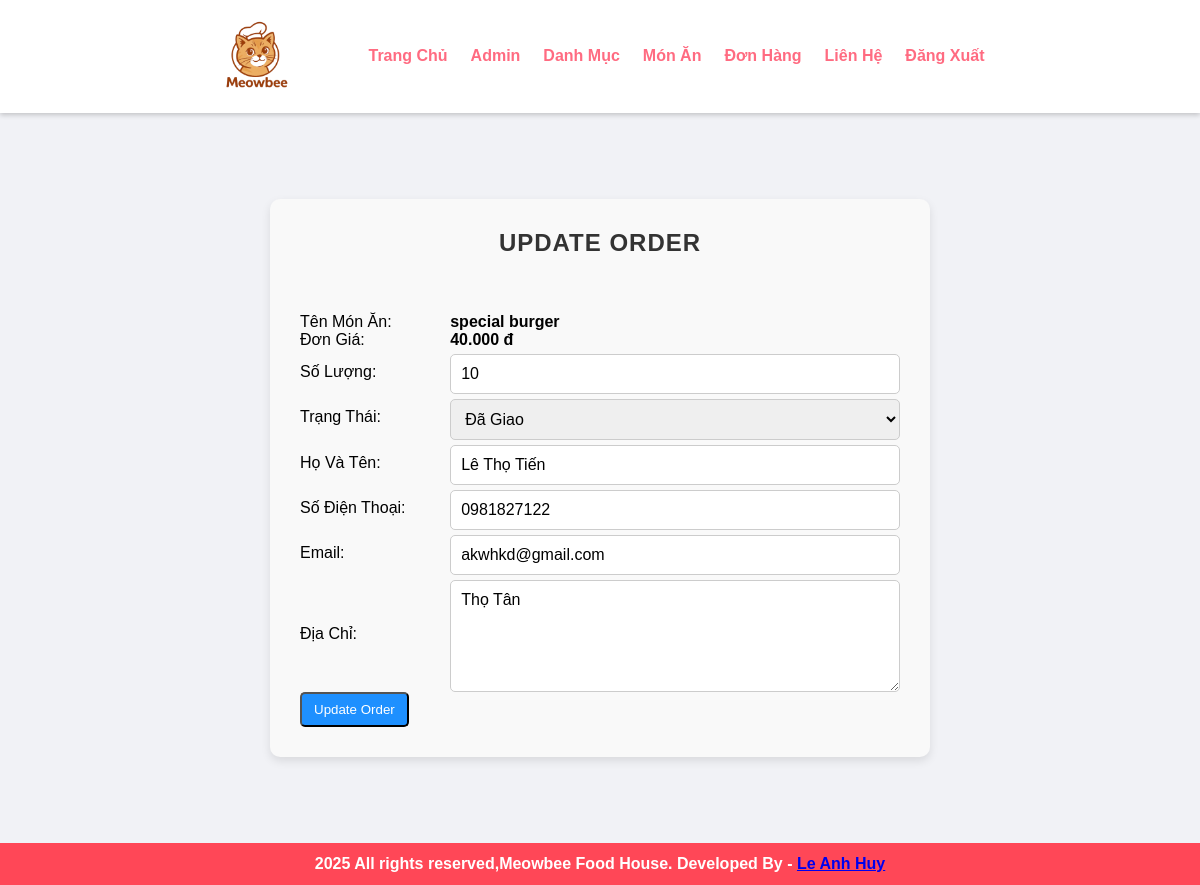
The page /admin/update-order.php?id=7 (signed in) on the database its author committed.
### tables this page shows
CREATE TABLE `tbl_order` (
  `id` int(10) UNSIGNED NOT NULL,
  `food` varchar(150) NOT NULL,
  `price` decimal(10,2) NOT NULL,
  `qty` int(11) NOT NULL,
  `total` decimal(10,2) NOT NULL,
  `status` varchar(50) NOT NULL,
  `username` varchar(100) NOT NULL,
  `customer_name` varchar(150) NOT NULL,
  `customer_contact` varchar(20) NOT NULL,
  `customer_email` varchar(150) NOT NULL,
  `customer_address` varchar(255) NOT NULL
);

### admin/update-order.php (the view, shortened to what this page needs)
<?php include('partials/menu.php'); ?>
<div class="main-content">
    <div class="wrapper form-container">
        <h1 class="form-title">Update Order</h1>
        <br><br>
        <?php
            if(isset($_GET['id']))
            {
                $id = $_GET['id'];
                $sql = "SELECT * FROM tbl_order WHERE id=$id";
                $res = mysqli_query($conn, $sql);
                $count = mysqli_num_rows($res);
                if($count == 1)
                {
                    $row = mysqli_fetch_assoc($res);
                    $food = $row['food'];
                    $price = $row['price'];
                    $qty = $row['qty'];
                    $status = $row['status'];
                    $customer_name = $row['customer_name'];
                    $customer_contact = $row['customer_contact'];
                    $customer_email = $row['customer_email'];
                    $customer_address = $row['customer_address'];
                }
                else
                {
                    $_SESSION['no-order-found'] = "<div class='error'>Order Not Found.</div>";
                    header('location:'.SITEURL.'admin/manage-order.php');
                }
            }
            else
            {
                header('location:'.SITEURL.'admin/manage-order.php');
            }
        ?>
        <form action="" method="POST">
            <table class="tbl-30">
                <tr>
                    <td>Tên Món Ăn:</td>
                    <td><b><?php echo $food; ?></b></td>
                </tr>
                <tr>
                    <td>Đơn Giá:</td>
                    <td><b><?php echo number_format($price, 0, ',', '.'); ?> đ</b></td>
                </tr>
                <tr>
                    <td>Số Lượng:</td>
                    <td>
                        <input type="number" name="qty" value="<?php echo $qty; ?>" class="input-field" required>
                    </td>
                </tr>
                <tr>
                    <td>Trạng Thái:</td>
                    <td>
                        <select name="status" class="input-field">
                            <option <?php if($status == "Đã Giao"){echo "selected";} ?> value="Đã Giao">Đã Giao</option>
                        </select>
                    </td>
                </tr>
                <tr>
                    <td>Họ Và Tên:</td>
                    <td>
                        <input type="text" name="customer_name" value="<?php echo $customer_name; ?>" class="input-field" required>
                    </td>
                </tr>
                <tr>
                    <td>Số Điện Thoại:</td>
                    <td>
                        <input type="text" name="customer_contact" value="<?php echo $customer_contact; ?>" class="input-field" required>
                    </td>
                </tr>
                <tr>
                    <td>Email:</td>
                    <td>
                        <input type="email" name="customer_email" value="<?php echo $customer_email; ?>" class="input-field" required>
                    </td>
                </tr>
                <tr>
                    <td>Địa Chỉ:</td>
                    <td>
                        <textarea name="customer_address" cols="30" rows="5" class="input-field" required><?php echo $customer_address; ?></textarea>
                    </td>
                </tr>
                <tr>
                    <td colspan="2">
                        <input type="submit" name="submit" value="Update Order" class="btn-primary">
                    </td>
                </tr>
            </table>
        </form>
    </div>
</div>
<?php include('partials/footer.php'); ?>

### css/admin.css (style rules this page uses)
* { margin: 0; padding: 0; font-family: Arial, Helvetica, sans-serif; }
.wrapper { padding: 1%; width: 80%; margin: 0 auto; }
.form-container { background-color: #f9f9f9; padding: 30px; border-radius: 10px; box-shadow: 0 4px 10px rgba(0, 0, 0, 0.1); max-width: 600px; margin: 50px auto; }
.form-container h1 { font-size: 24px; color: #333; text-align: center; margin-bottom: 20px; }
.tbl-30 { width: 100%; border-collapse: collapse; }
.input-field { width: 100%; padding: 10px; border: 1px solid #ccc; border-radius: 5px; font-size: 16px; margin-top: 5px; }
.btn-primary { background-color: #1e90ff; color: white; padding: 8px 12px; text-decoration: none; border-radius: 5px; transition: background-color 0.3s ease; }
h1 { font-size: 24px; color: #333; text-align: center; margin-bottom: 20px; text-transform: uppercase; letter-spacing: 1px; }
.main-content { background-color: #f1f2f6; padding: 3% 0; }

### rows shown on the page
tbl_order: food "special burger", price "40.000", qty "10", status "Đã Giao", customer_name "Lê Thọ Tiến", customer_contact "0981827122", customer_email "akwhkd@gmail.com", customer_address "Thọ Tân"
